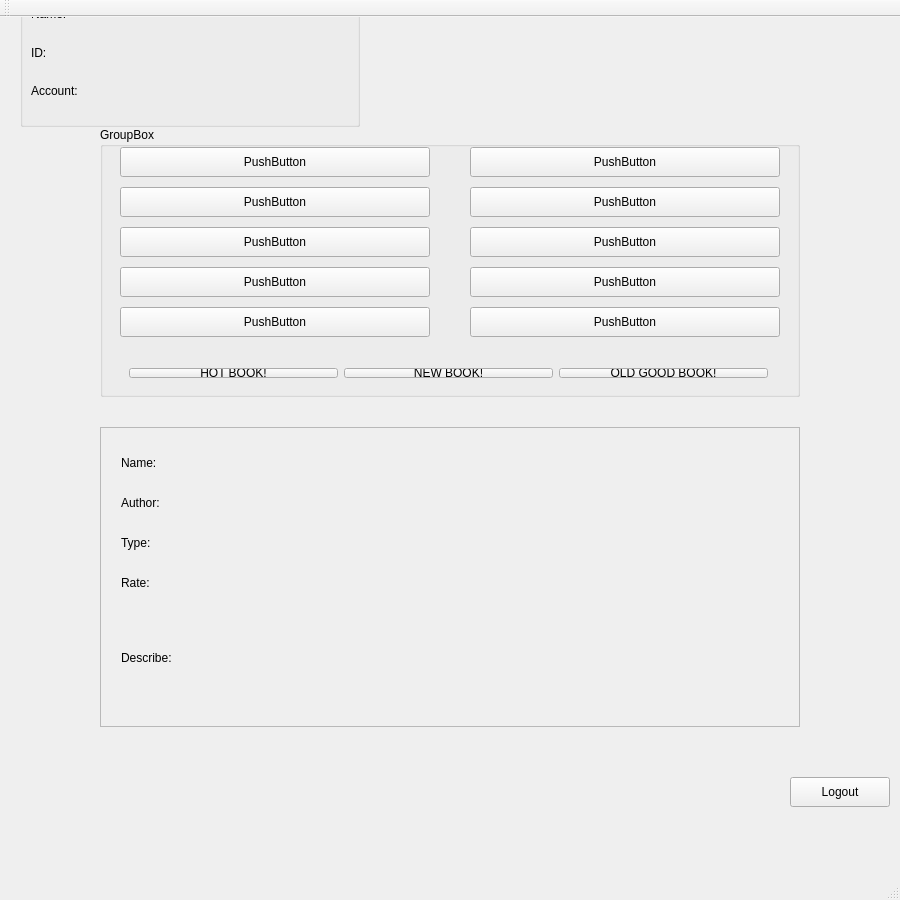
<?xml version="1.0" encoding="UTF-8"?>
<ui version="4.0">
 <class>MainWindow</class>
 <widget class="QMainWindow" name="MainWindow">
  <property name="geometry">
   <rect>
    <x>0</x>
    <y>0</y>
    <width>900</width>
    <height>900</height>
   </rect>
  </property>
  <property name="windowTitle">
   <string>MainWindow</string>
  </property>
  <widget class="QWidget" name="centralWidget">
   <widget class="QStackedWidget" name="stackedWidget">
    <property name="geometry">
     <rect>
      <x>0</x>
      <y>-40</y>
      <width>900</width>
      <height>900</height>
     </rect>
    </property>
    <property name="currentIndex">
     <number>1</number>
    </property>
    <widget class="QWidget" name="page">
     <widget class="QPushButton" name="ExitBtn">
      <property name="geometry">
       <rect>
        <x>790</x>
        <y>800</y>
        <width>100</width>
        <height>30</height>
       </rect>
      </property>
      <property name="text">
       <string>EXIT</string>
      </property>
     </widget>
     <widget class="QWidget" name="layoutWidget">
      <property name="geometry">
       <rect>
        <x>13</x>
        <y>10</y>
        <width>881</width>
        <height>38</height>
       </rect>
      </property>
      <layout class="QHBoxLayout" name="horizontalLayout_5">
       <item>
        <widget class="QLabel" name="label_3">
         <property name="font">
          <font>
           <family>Ravie</family>
           <pointsize>20</pointsize>
          </font>
         </property>
         <property name="text">
          <string>LIBPRO</string>
         </property>
        </widget>
       </item>
       <item>
        <layout class="QHBoxLayout" name="horizontalLayout_4">
         <item>
          <layout class="QHBoxLayout" name="horizontalLayout_3">
           <item>
            <widget class="QLabel" name="label">
             <property name="text">
              <string>Account Name</string>
             </property>
            </widget>
           </item>
           <item>
            <widget class="QLineEdit" name="AccountEdit"/>
           </item>
          </layout>
         </item>
         <item>
          <layout class="QHBoxLayout" name="horizontalLayout_2">
           <item>
            <widget class="QLabel" name="label_2">
             <property name="text">
              <string>Password</string>
             </property>
            </widget>
           </item>
           <item>
            <widget class="QLineEdit" name="PassEdit">
             <property name="echoMode">
              <enum>QLineEdit::Password</enum>
             </property>
            </widget>
           </item>
          </layout>
         </item>
         <item>
          <layout class="QHBoxLayout" name="horizontalLayout">
           <item>
            <widget class="QPushButton" name="Loginbtn">
             <property name="text">
              <string>Login</string>
             </property>
            </widget>
           </item>
           <item>
            <widget class="QPushButton" name="Registerbtn">
             <property name="text">
              <string>Register</string>
             </property>
            </widget>
           </item>
          </layout>
         </item>
        </layout>
       </item>
      </layout>
     </widget>
    </widget>
    <widget class="QWidget" name="page_2">
     <widget class="QPushButton" name="LogOut">
      <property name="geometry">
       <rect>
        <x>790</x>
        <y>800</y>
        <width>100</width>
        <height>30</height>
       </rect>
      </property>
      <property name="text">
       <string>Logout</string>
      </property>
     </widget>
     <widget class="QGroupBox" name="groupBox">
      <property name="geometry">
       <rect>
        <x>100</x>
        <y>150</y>
        <width>700</width>
        <height>270</height>
       </rect>
      </property>
      <property name="title">
       <string>GroupBox</string>
      </property>
      <widget class="QPushButton" name="BookShow">
       <property name="geometry">
        <rect>
         <x>20</x>
         <y>20</y>
         <width>310</width>
         <height>30</height>
        </rect>
       </property>
       <property name="text">
        <string>PushButton</string>
       </property>
      </widget>
      <widget class="QPushButton" name="BookShow_2">
       <property name="geometry">
        <rect>
         <x>20</x>
         <y>60</y>
         <width>310</width>
         <height>30</height>
        </rect>
       </property>
       <property name="text">
        <string>PushButton</string>
       </property>
      </widget>
      <widget class="QPushButton" name="BookShow_3">
       <property name="geometry">
        <rect>
         <x>20</x>
         <y>100</y>
         <width>310</width>
         <height>30</height>
        </rect>
       </property>
       <property name="text">
        <string>PushButton</string>
       </property>
      </widget>
      <widget class="QPushButton" name="BookShow_4">
       <property name="geometry">
        <rect>
         <x>20</x>
         <y>140</y>
         <width>310</width>
         <height>30</height>
        </rect>
       </property>
       <property name="text">
        <string>PushButton</string>
       </property>
      </widget>
      <widget class="QPushButton" name="BookShow_5">
       <property name="geometry">
        <rect>
         <x>20</x>
         <y>180</y>
         <width>310</width>
         <height>30</height>
        </rect>
       </property>
       <property name="text">
        <string>PushButton</string>
       </property>
      </widget>
      <widget class="QPushButton" name="BookShow_6">
       <property name="geometry">
        <rect>
         <x>370</x>
         <y>20</y>
         <width>310</width>
         <height>30</height>
        </rect>
       </property>
       <property name="text">
        <string>PushButton</string>
       </property>
      </widget>
      <widget class="QPushButton" name="BookShow_7">
       <property name="geometry">
        <rect>
         <x>370</x>
         <y>60</y>
         <width>310</width>
         <height>30</height>
        </rect>
       </property>
       <property name="text">
        <string>PushButton</string>
       </property>
      </widget>
      <widget class="QPushButton" name="BookShow_8">
       <property name="geometry">
        <rect>
         <x>370</x>
         <y>100</y>
         <width>310</width>
         <height>30</height>
        </rect>
       </property>
       <property name="text">
        <string>PushButton</string>
       </property>
      </widget>
      <widget class="QPushButton" name="BookShow_9">
       <property name="geometry">
        <rect>
         <x>370</x>
         <y>140</y>
         <width>310</width>
         <height>30</height>
        </rect>
       </property>
       <property name="text">
        <string>PushButton</string>
       </property>
      </widget>
      <widget class="QPushButton" name="BookShow_10">
       <property name="geometry">
        <rect>
         <x>370</x>
         <y>180</y>
         <width>310</width>
         <height>30</height>
        </rect>
       </property>
       <property name="text">
        <string>PushButton</string>
       </property>
      </widget>
      <widget class="QWidget" name="layoutWidget">
       <property name="geometry">
        <rect>
         <x>18</x>
         <y>230</y>
         <width>661</width>
         <height>32</height>
        </rect>
       </property>
       <layout class="QHBoxLayout" name="horizontalLayout_6">
        <item>
         <widget class="QPushButton" name="pushButton">
          <property name="text">
           <string>HOT BOOK!</string>
          </property>
         </widget>
        </item>
        <item>
         <widget class="QPushButton" name="pushButton_2">
          <property name="text">
           <string>NEW BOOK!</string>
          </property>
         </widget>
        </item>
        <item>
         <widget class="QPushButton" name="pushButton_3">
          <property name="text">
           <string>OLD GOOD BOOK!</string>
          </property>
         </widget>
        </item>
       </layout>
      </widget>
     </widget>
     <widget class="QScrollArea" name="scrollArea">
      <property name="geometry">
       <rect>
        <x>100</x>
        <y>450</y>
        <width>700</width>
        <height>300</height>
       </rect>
      </property>
      <property name="widgetResizable">
       <bool>true</bool>
      </property>
      <widget class="QWidget" name="scrollAreaWidgetContents">
       <property name="geometry">
        <rect>
         <x>0</x>
         <y>0</y>
         <width>698</width>
         <height>298</height>
        </rect>
       </property>
       <widget class="QLabel" name="BookName">
        <property name="geometry">
         <rect>
          <x>20</x>
          <y>20</y>
          <width>660</width>
          <height>30</height>
         </rect>
        </property>
        <property name="text">
         <string>Name:</string>
        </property>
       </widget>
       <widget class="QLabel" name="BookAuthor">
        <property name="geometry">
         <rect>
          <x>20</x>
          <y>60</y>
          <width>660</width>
          <height>30</height>
         </rect>
        </property>
        <property name="text">
         <string>Author:</string>
        </property>
       </widget>
       <widget class="QLabel" name="BookType">
        <property name="geometry">
         <rect>
          <x>20</x>
          <y>100</y>
          <width>660</width>
          <height>30</height>
         </rect>
        </property>
        <property name="text">
         <string>Type:</string>
        </property>
       </widget>
       <widget class="QLabel" name="BookRate">
        <property name="geometry">
         <rect>
          <x>20</x>
          <y>140</y>
          <width>660</width>
          <height>30</height>
         </rect>
        </property>
        <property name="text">
         <string>Rate:</string>
        </property>
       </widget>
       <widget class="QLabel" name="BookDes">
        <property name="geometry">
         <rect>
          <x>20</x>
          <y>180</y>
          <width>660</width>
          <height>100</height>
         </rect>
        </property>
        <property name="text">
         <string>Describe:</string>
        </property>
       </widget>
      </widget>
     </widget>
     <widget class="QGroupBox" name="groupBox_2">
      <property name="geometry">
       <rect>
        <x>20</x>
        <y>0</y>
        <width>340</width>
        <height>150</height>
       </rect>
      </property>
      <property name="title">
       <string>GroupBox</string>
      </property>
      <widget class="QWidget" name="layoutWidget">
       <property name="geometry">
        <rect>
         <x>0</x>
         <y>10</y>
         <width>331</width>
         <height>131</height>
        </rect>
       </property>
       <layout class="QVBoxLayout" name="verticalLayout">
        <item>
         <widget class="QLabel" name="Name">
          <property name="text">
           <string>Name:</string>
          </property>
         </widget>
        </item>
        <item>
         <widget class="QLabel" name="ID">
          <property name="text">
           <string>ID:</string>
          </property>
         </widget>
        </item>
        <item>
         <widget class="QLabel" name="AccName">
          <property name="text">
           <string>Account:</string>
          </property>
         </widget>
        </item>
       </layout>
      </widget>
     </widget>
    </widget>
   </widget>
  </widget>
  <widget class="QMenuBar" name="menuBar">
   <property name="geometry">
    <rect>
     <x>0</x>
     <y>0</y>
     <width>900</width>
     <height>22</height>
    </rect>
   </property>
  </widget>
  <widget class="QToolBar" name="mainToolBar">
   <attribute name="toolBarArea">
    <enum>TopToolBarArea</enum>
   </attribute>
   <attribute name="toolBarBreak">
    <bool>false</bool>
   </attribute>
  </widget>
  <widget class="QStatusBar" name="statusBar"/>
 </widget>
 <layoutdefault spacing="6" margin="11"/>
 <resources/>
 <connections/>
</ui>
